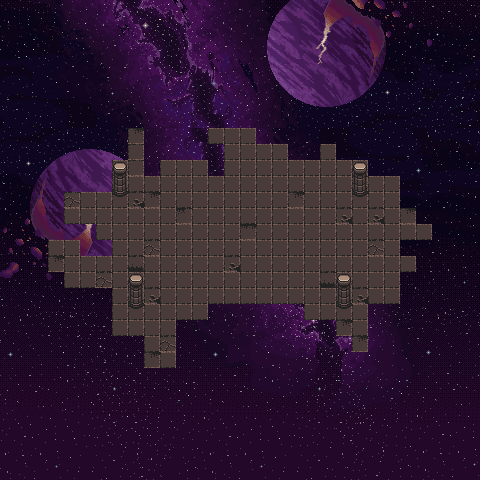

This game map was drawn from its Tiled (.tmx) file and the tilesets committed beside it. A one-line description and the trimmed map source follow:
An orthogonal 30x30 tile map with 16x16 px tiles, 3 tile layers (Слой тайлов 1, Слой тайлов 2, Слой тайлов 3), 3 tilesets.

<map version="1.10" tiledversion="1.11.2" orientation="orthogonal" renderorder="right-down" width="30" height="30" tilewidth="16" tileheight="16" infinite="0" nextlayerid="5" nextobjectid="1">
 <tileset firstgid="1" name="bg" tilewidth="16" tileheight="16" tilecount="880" columns="40">
  <image source="Starry_night_Layer_8.png" width="640" height="360" />
 </tileset>
 <tileset firstgid="881" name="floor" tilewidth="16" tileheight="16" tilecount="49" columns="7">
  <image source="atlas_floor-16x16.png" width="112" height="112" />
 </tileset>
 <tileset firstgid="930" name="walls" tilewidth="16" tileheight="16" tilecount="192" columns="24">
  <image source="atlas_walls_high-16x32.png" width="384" height="128" />
 </tileset>
 <layer id="1" name="Слой тайлов 1" width="30" height="30">
  <data>[900 cells, 900 non-empty, 692 distinct tile ids]</data>
 </layer>
 <layer id="2" name="Слой тайлов 2" width="30" height="30">
  <data>[900 cells, 209 non-empty, 7 distinct tile ids]</data>
 </layer>
 <layer id="3" name="Слой тайлов 3" width="30" height="30">
  <data>[900 cells, 12 non-empty, 3 distinct tile ids]</data>
 </layer>
</map>
